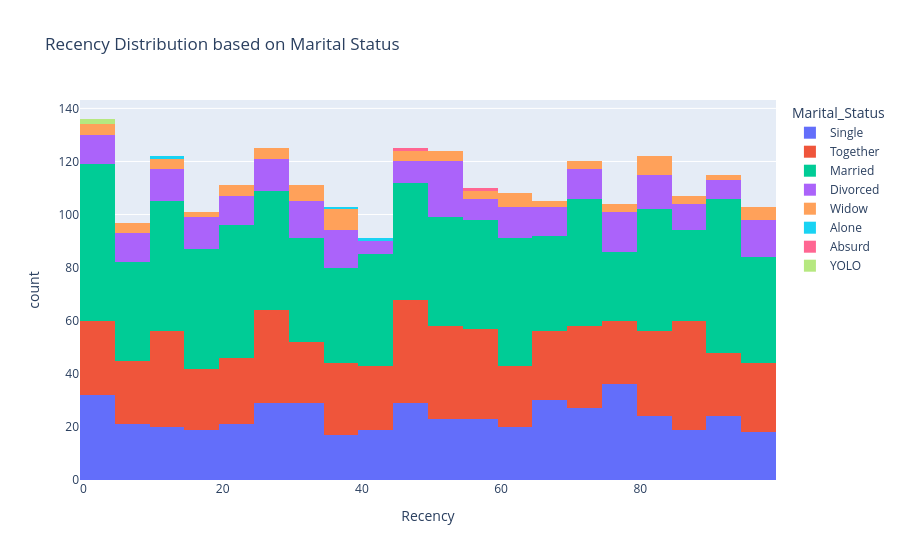
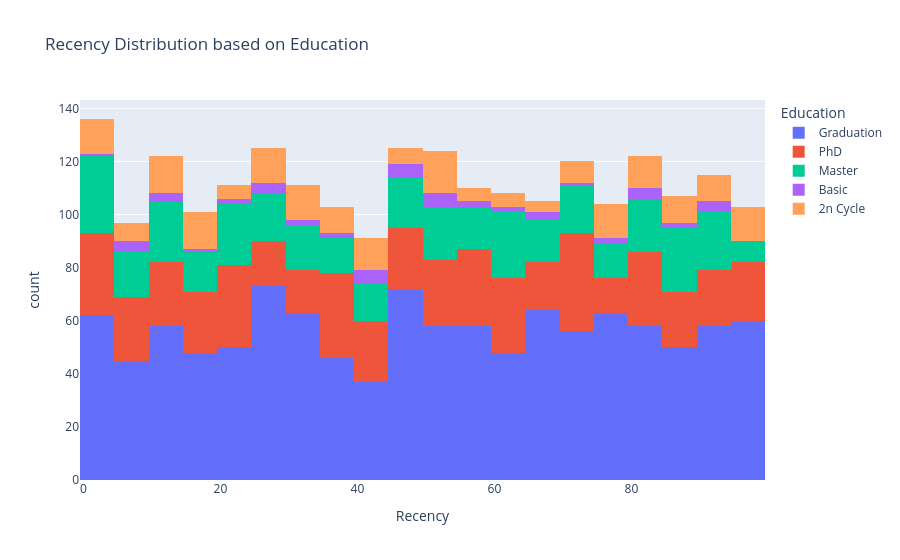

The cell these charts' notebook holds for them, in order:
### Code cell
fig1 = px.histogram(data_frame=data, x='Recency', color='Marital_Status', title='Recency Distribution based on Marital Status')
fig2 = px.histogram(data_frame=data, x='Recency', color='Education', title='Recency Distribution based on Education')


fig1.show()
fig2.show()

### Figure 1 — Plotly figure (JSON) as saved in the notebook; plotly's stock layout.template omitted (floating-point values rounded to 4 significant figures; data arrays with more than 128 entries replaced by an {"elided": "..."} marker saying what was removed)
{"data": [{"alignmentgroup": "True", "bingroup": "x", "hovertemplate": "Marital_Status=Single<br>Recency=%{x}<br>count=%{y}<extra></extra>", "legendgroup": "Single", "marker": {"color": "#636efa", "pattern": {"shape": ""}}, "name": "Single", "offsetgroup": "Single", "orientation": "v", "showlegend": true, "type": "histogram", "x": {"elided": "480 int values"}, "xaxis": "x", "yaxis": "y"}, {"alignmentgroup": "True", "bingroup": "x", "hovertemplate": "Marital_Status=Together<br>Recency=%{x}<br>count=%{y}<extra></extra>", "legendgroup": "Together", "marker": {"color": "#EF553B", "pattern": {"shape": ""}}, "name": "Together", "offsetgroup": "Together", "orientation": "v", "showlegend": true, "type": "histogram", "x": {"elided": "580 int values"}, "xaxis": "x", "yaxis": "y"}, {"alignmentgroup": "True", "bingroup": "x", "hovertemplate": "Marital_Status=Married<br>Recency=%{x}<br>count=%{y}<extra></extra>", "legendgroup": "Married", "marker": {"color": "#00cc96", "pattern": {"shape": ""}}, "name": "Married", "offsetgroup": "Married", "orientation": "v", "showlegend": true, "type": "histogram", "x": {"elided": "864 int values"}, "xaxis": "x", "yaxis": "y"}, {"alignmentgroup": "True", "bingroup": "x", "hovertemplate": "Marital_Status=Divorced<br>Recency=%{x}<br>count=%{y}<extra></extra>", "legendgroup": "Divorced", "marker": {"color": "#ab63fa", "pattern": {"shape": ""}}, "name": "Divorced", "offsetgroup": "Divorced", "orientation": "v", "showlegend": true, "type": "histogram", "x": {"elided": "232 int values"}, "xaxis": "x", "yaxis": "y"}, {"alignmentgroup": "True", "bingroup": "x", "hovertemplate": "Marital_Status=Widow<br>Recency=%{x}<br>count=%{y}<extra></extra>", "legendgroup": "Widow", "marker": {"color": "#FFA15A", "pattern": {"shape": ""}}, "name": "Widow", "offsetgroup": "Widow", "orientation": "v", "showlegend": true, "type": "histogram", "x": [99, 29, 8, 72, 24, 98, 19, 64, 33, 38, 14, 14, 60, 25, 13, 96, 29, 80, 37, 68, 65, 99, 90, 31, 52, 87, 33, 3, 87, 71, 83, 54, 37, 24, 55, 1, 38, 84, 59, 81, 6, 81, 23, 36, 9, 54, 0, 76, 35, 48, 2, 57, 86, 28, 39, 33, 97, 73, 13, 15, 24, 62, 82, 37, 48, 8, 60, 80, 49, 92, 77, 75, 48, 30, 30, 63, 54], "xaxis": "x", "yaxis": "y"}, {"alignmentgroup": "True", "bingroup": "x", "hovertemplate": "Marital_Status=Alone<br>Recency=%{x}<br>count=%{y}<extra></extra>", "legendgroup": "Alone", "marker": {"color": "#19d3f3", "pattern": {"shape": ""}}, "name": "Alone", "offsetgroup": "Alone", "orientation": "v", "showlegend": true, "type": "histogram", "x": [42, 37, 12], "xaxis": "x", "yaxis": "y"}, {"alignmentgroup": "True", "bingroup": "x", "hovertemplate": "Marital_Status=Absurd<br>Recency=%{x}<br>count=%{y}<extra></extra>", "legendgroup": "Absurd", "marker": {"color": "#FF6692", "pattern": {"shape": ""}}, "name": "Absurd", "offsetgroup": "Absurd", "orientation": "v", "showlegend": true, "type": "histogram", "x": [58, 48], "xaxis": "x", "yaxis": "y"}, {"alignmentgroup": "True", "bingroup": "x", "hovertemplate": "Marital_Status=YOLO<br>Recency=%{x}<br>count=%{y}<extra></extra>", "legendgroup": "YOLO", "marker": {"color": "#B6E880", "pattern": {"shape": ""}}, "name": "YOLO", "offsetgroup": "YOLO", "orientation": "v", "showlegend": true, "type": "histogram", "x": [3, 3], "xaxis": "x", "yaxis": "y"}], "layout": {"barmode": "relative", "legend": {"title": {"text": "Marital_Status"}, "tracegroupgap": 0}, "title": {"text": "Recency Distribution based on Marital Status"}, "xaxis": {"anchor": "y", "domain": [0, 1], "title": {"text": "Recency"}}, "yaxis": {"anchor": "x", "domain": [0, 1], "title": {"text": "count"}}}}

### Figure 2 — Plotly figure (JSON) as saved in the notebook; plotly's stock layout.template omitted (floating-point values rounded to 4 significant figures; data arrays with more than 128 entries replaced by an {"elided": "..."} marker saying what was removed)
{"data": [{"alignmentgroup": "True", "bingroup": "x", "hovertemplate": "Education=Graduation<br>Recency=%{x}<br>count=%{y}<extra></extra>", "legendgroup": "Graduation", "marker": {"color": "#636efa", "pattern": {"shape": ""}}, "name": "Graduation", "offsetgroup": "Graduation", "orientation": "v", "showlegend": true, "type": "histogram", "x": {"elided": "1127 int values"}, "xaxis": "x", "yaxis": "y"}, {"alignmentgroup": "True", "bingroup": "x", "hovertemplate": "Education=PhD<br>Recency=%{x}<br>count=%{y}<extra></extra>", "legendgroup": "PhD", "marker": {"color": "#EF553B", "pattern": {"shape": ""}}, "name": "PhD", "offsetgroup": "PhD", "orientation": "v", "showlegend": true, "type": "histogram", "x": {"elided": "486 int values"}, "xaxis": "x", "yaxis": "y"}, {"alignmentgroup": "True", "bingroup": "x", "hovertemplate": "Education=Master<br>Recency=%{x}<br>count=%{y}<extra></extra>", "legendgroup": "Master", "marker": {"color": "#00cc96", "pattern": {"shape": ""}}, "name": "Master", "offsetgroup": "Master", "orientation": "v", "showlegend": true, "type": "histogram", "x": {"elided": "370 int values"}, "xaxis": "x", "yaxis": "y"}, {"alignmentgroup": "True", "bingroup": "x", "hovertemplate": "Education=Basic<br>Recency=%{x}<br>count=%{y}<extra></extra>", "legendgroup": "Basic", "marker": {"color": "#ab63fa", "pattern": {"shape": ""}}, "name": "Basic", "offsetgroup": "Basic", "orientation": "v", "showlegend": true, "type": "histogram", "x": [59, 94, 31, 80, 52, 46, 13, 6, 23, 41, 29, 34, 29, 37, 5, 52, 82, 86, 93, 47, 51, 81, 65, 76, 25, 18, 63, 89, 2, 58, 10, 47, 43, 94, 26, 7, 41, 67, 49, 42, 80, 64, 52, 92, 77, 49, 40, 5, 69, 13, 23, 36, 71, 52], "xaxis": "x", "yaxis": "y"}, {"alignmentgroup": "True", "bingroup": "x", "hovertemplate": "Education=2n Cycle<br>Recency=%{x}<br>count=%{y}<extra></extra>", "legendgroup": "2n Cycle", "marker": {"color": "#FFA15A", "pattern": {"shape": ""}}, "name": "2n Cycle", "offsetgroup": "2n Cycle", "orientation": "v", "showlegend": true, "type": "histogram", "x": {"elided": "203 int values"}, "xaxis": "x", "yaxis": "y"}], "layout": {"barmode": "relative", "legend": {"title": {"text": "Education"}, "tracegroupgap": 0}, "title": {"text": "Recency Distribution based on Education"}, "xaxis": {"anchor": "y", "domain": [0, 1], "title": {"text": "Recency"}}, "yaxis": {"anchor": "x", "domain": [0, 1], "title": {"text": "count"}}}}
